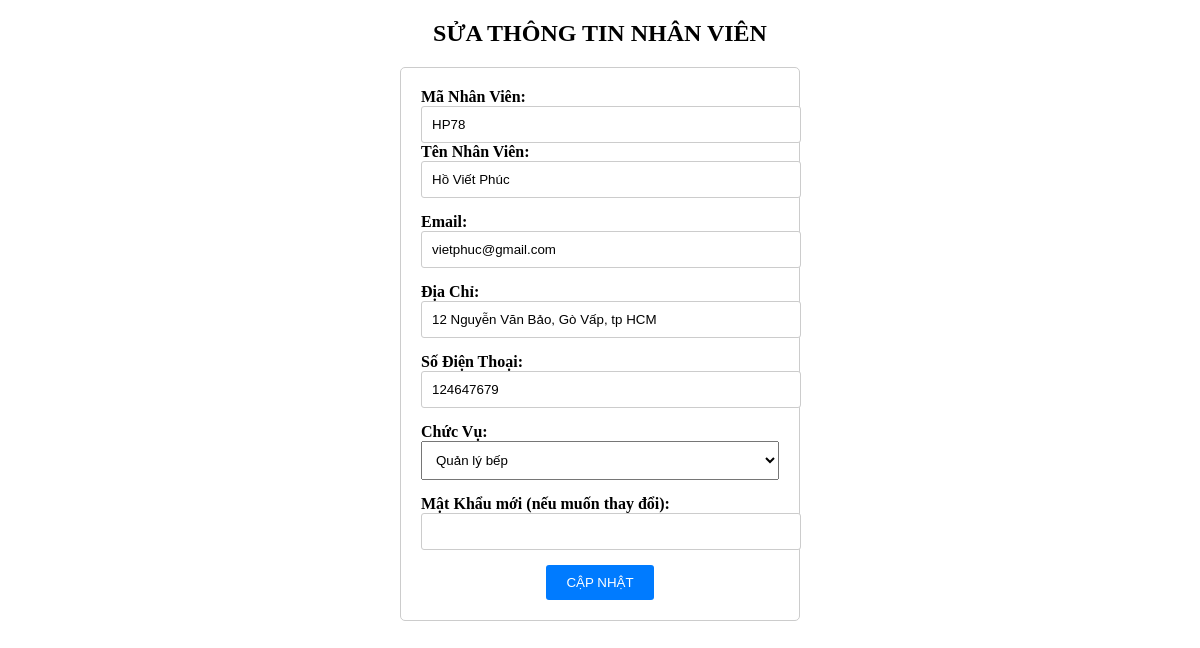
Page /QLNhanVien/suaNV.php?ma_nhan_vien=HP78 on the committed database.
### tables this page shows
CREATE TABLE `nhanvientapdoan` (
  `ma_nhan_vien` varchar(10) NOT NULL,
  `ho_ten` varchar(50) NOT NULL,
  `email` varchar(50) default NULL,
  `dia_chi` varchar(50) NOT NULL,
  `so_dien_thoai` int(10) NOT NULL,
  `chuc_vu` varchar(50) NOT NULL,
  `password` varchar(50) NOT NULL,
  `role` enum('admin','user') NOT NULL,
  `trang_thai` enum('deleted','using') NOT NULL,
  PRIMARY KEY  (`ma_nhan_vien`),
  KEY `role` (`role`)
);

### QLNhanVien/suaNV.php (the view, shortened to what this page needs)
<?php
$servername = "localhost";
$username = "root";
$password = "";
$dbname = "databa";
$conn = new mysqli($servername, $username, $password, $dbname);
if(isset($_GET['ma_nhan_vien'])) {
    $id = $_GET['ma_nhan_vien'];
    $sql = "SELECT * FROM nhanvientapdoan WHERE ma_nhan_vien = '$id'";
    $result = $conn->query($sql);
    if ($result->num_rows > 0) {
        $row = $result->fetch_assoc();
?>
     <!DOCTYPE html>
            <html>
            <head>
            </head>
            <body>
                <div class='container'>
                    <h2 style='text-align:center;'>SỬA THÔNG TIN NHÂN VIÊN</h2>
                    <form action='#' method='post' onsubmit="return validateForm()">
                        <div class='form-group'>
						<label for='tenNhanVien'>Mã Nhân Viên:</label>
                            <input type='text' id='ma_nhan_vien' name='ma_nhan_vien' value='<?php echo $row['ma_nhan_vien']; ?>' required><br>
                            <label for='tenNhanVien'>Tên Nhân Viên:</label>
                            <input type='text' id='ho_ten' name='ho_ten' value='<?php echo $row['ho_ten']; ?>' required>
                        </div>
						 <div class='form-group'>
                            <label for='email'>Email:</label>
                            <input type='email' id='email' name='email' value='<?php echo $row['email']; ?>' required required>
                        </div>
                        <div class='form-group'>
                            <label for='diaChi'>Địa Chỉ:</label>
                            <input type='text' id='dia_chi' name='dia_chi' value='<?php echo $row['dia_chi']; ?>' required>
                        </div>
                        <div class='form-group'>
                            <label for='soDienThoai'>Số Điện Thoại:</label>
                            <input type='text' id='so_dien_thoai' name='so_dien_thoai' value='<?php echo $row['so_dien_thoai']; ?>' required>
                        </div>
                        <div class='form-group'>
                            <label for='chucVu'>Chức Vụ:</label>
                            <select id='chuc_vu' name='chuc_vu'>
                                <option value='Quản lý' ".($chuc_vu == 'Quản lý' ? 'selected' : '').">Quản lý bếp</option>
                            </select>
                        </div>
						<div class='form-group'>
                            <label for='newPassword'>Mật Khẩu mới (nếu muốn thay đổi):</label>
                            <input type='password' id='new_password' name='new_password'>
                        </div>
                        <center><button type='submit'>CẬP NHẬT</button></center>
                    </form>
                </div>
            </body>
            </html>
			<?php
    } else {
        echo "Không tìm thấy";
    }
} else {
    echo "Mã không được cung cấp";
}
?>

### QLNhanVien/suaNV.php (style rules this page uses)
.container { width: 400px; margin: 0 auto; }
form { border: 1px solid #ccc; padding: 20px; border-radius: 5px; }
.form-group { margin-bottom: 15px; }
label { display: block; font-weight: bold; }
input[type="text"], input[type="email"], input[type="password"] { width: 100%; padding: 10px; border: 1px solid #ccc; border-radius: 3px; }
select { width: 100%; padding: 10px; }
button { background-color: #007BFF; color: #fff; border: none; padding: 10px 20px; border-radius: 3px; cursor: pointer; }

### rows in the picture
nhanvientapdoan: ma_nhan_vien "HP78", ho_ten "Hồ Viết Phúc", email "vietphuc@gmail.com", dia_chi "12 Nguyễn Văn Bảo, Gò Vấp, tp HCM", so_dien_thoai "124647679"
